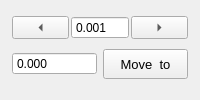
                        <widget class="QFrame" name="stage1Manual">
                         <property name="mytype" stdset="0">
                          <string>inst_manu</string>
                         </property>
                         <layout class="QVBoxLayout" name="verticalLayout_54">
                          <property name="spacing">
                           <number>0</number>
                          </property>
                          <property name="leftMargin">
                           <number>12</number>
                          </property>
                          <property name="topMargin">
                           <number>6</number>
                          </property>
                          <property name="rightMargin">
                           <number>12</number>
                          </property>
                          <item>
                           <layout class="QHBoxLayout" name="horizontalLayout_20">
                            <property name="spacing">
                             <number>2</number>
                            </property>
                            <item>
                             <widget class="QToolButton" name="stage1JogL">
                              <property name="sizePolicy">
                               <sizepolicy hsizetype="Expanding" vsizetype="Fixed">
                                <horstretch>0</horstretch>
                                <verstretch>0</verstretch>
                               </sizepolicy>
                              </property>
                              <property name="minimumSize">
                               <size>
                                <width>0</width>
                                <height>0</height>
                               </size>
                              </property>
                              <property name="maximumSize">
                               <size>
                                <width>16777215</width>
                                <height>16777215</height>
                               </size>
                              </property>
                              <property name="text">
                               <string>...</string>
                              </property>
                              <property name="toolButtonStyle">
                               <enum>Qt::ToolButtonStyle::ToolButtonIconOnly</enum>
                              </property>
                              <property name="arrowType">
                               <enum>Qt::ArrowType::LeftArrow</enum>
                              </property>
                              <property name="mytype" stdset="0">
                               <string>arrowbutton</string>
                              </property>
                             </widget>
                            </item>
                            <item>
                             <widget class="QDoubleSpinBox" name="stage1JogStep">
                              <property name="sizePolicy">
                               <sizepolicy hsizetype="Expanding" vsizetype="Fixed">
                                <horstretch>0</horstretch>
                                <verstretch>0</verstretch>
                               </sizepolicy>
                              </property>
                              <property name="maximumSize">
                               <size>
                                <width>16777215</width>
                                <height>16777215</height>
                               </size>
                              </property>
                              <property name="buttonSymbols">
                               <enum>QAbstractSpinBox::ButtonSymbols::NoButtons</enum>
                              </property>
                              <property name="decimals">
                               <number>3</number>
                              </property>
                              <property name="minimum">
                               <double>-50.000000000000000</double>
                              </property>
                              <property name="maximum">
                               <double>210.000000000000000</double>
                              </property>
                              <property name="value">
                               <double>0.001000000000000</double>
                              </property>
                             </widget>
                            </item>
                            <item>
                             <widget class="QToolButton" name="stage1JogR">
                              <property name="sizePolicy">
                               <sizepolicy hsizetype="Expanding" vsizetype="Fixed">
                                <horstretch>0</horstretch>
                                <verstretch>0</verstretch>
                               </sizepolicy>
                              </property>
                              <property name="minimumSize">
                               <size>
                                <width>0</width>
                                <height>0</height>
                               </size>
                              </property>
                              <property name="maximumSize">
                               <size>
                                <width>16777215</width>
                                <height>16777215</height>
                               </size>
                              </property>
                              <property name="text">
                               <string>...</string>
                              </property>
                              <property name="arrowType">
                               <enum>Qt::ArrowType::RightArrow</enum>
                              </property>
                              <property name="mytype" stdset="0">
                               <string>arrowbutton</string>
                              </property>
                             </widget>
                            </item>
                           </layout>
                          </item>
                          <item>
                           <layout class="QHBoxLayout" name="horizontalLayout_7">
                            <property name="spacing">
                             <number>6</number>
                            </property>
                            <property name="leftMargin">
                             <number>0</number>
                            </property>
                            <item>
                             <widget class="QDoubleSpinBox" name="stage1SetPos">
                              <property name="sizePolicy">
                               <sizepolicy hsizetype="Expanding" vsizetype="Fixed">
                                <horstretch>0</horstretch>
                                <verstretch>0</verstretch>
                               </sizepolicy>
                              </property>
                              <property name="maximumSize">
                               <size>
                                <width>16777215</width>
                                <height>16777215</height>
                               </size>
                              </property>
                              <property name="buttonSymbols">
                               <enum>QAbstractSpinBox::ButtonSymbols::NoButtons</enum>
                              </property>
                              <property name="decimals">
                               <number>3</number>
                              </property>
                              <property name="minimum">
                               <double>-50.000000000000000</double>
                              </property>
                              <property name="maximum">
                               <double>210.000000000000000</double>
                              </property>
                             </widget>
                            </item>
                            <item>
                             <widget class="QPushButton" name="stage1MoveTo">
                              <property name="sizePolicy">
                               <sizepolicy hsizetype="Expanding" vsizetype="Fixed">
                                <horstretch>0</horstretch>
                                <verstretch>0</verstretch>
                               </sizepolicy>
                              </property>
                              <property name="maximumSize">
                               <size>
                                <width>16777215</width>
                                <height>30</height>
                               </size>
                              </property>
                              <property name="font">
                               <font>
                                <pointsize>10</pointsize>
                               </font>
                              </property>
                              <property name="text">
                               <string>Move  to</string>
                              </property>
                              <property name="mytype" stdset="0">
                               <string>clickable_button</string>
                              </property>
                             </widget>
                            </item>
                           </layout>
                          </item>
                         </layout>
                        </widget>
